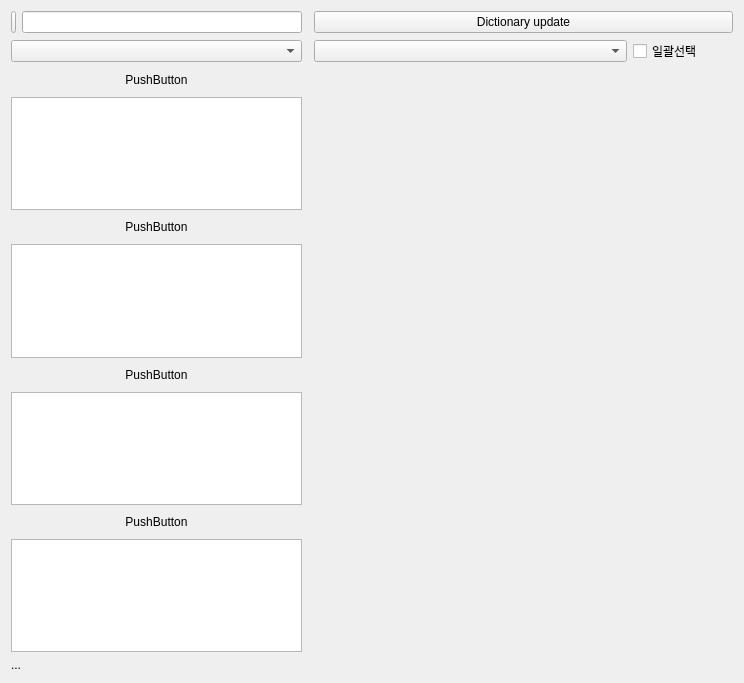
<?xml version="1.0" encoding="UTF-8"?>
<ui version="4.0">
 <class>Dialog</class>
 <widget class="QDialog" name="Dialog">
  <property name="geometry">
   <rect>
    <x>0</x>
    <y>0</y>
    <width>744</width>
    <height>683</height>
   </rect>
  </property>
  <property name="sizePolicy">
   <sizepolicy hsizetype="Preferred" vsizetype="Preferred">
    <horstretch>1</horstretch>
    <verstretch>1</verstretch>
   </sizepolicy>
  </property>
  <property name="windowTitle">
   <string>Dialog</string>
  </property>
  <layout class="QGridLayout" name="gridLayout_2">
   <item row="3" column="0">
    <widget class="QPushButton" name="label_1">
     <property name="text">
      <string>PushButton</string>
     </property>
     <property name="flat">
      <bool>true</bool>
     </property>
    </widget>
   </item>
   <item row="7" column="0">
    <widget class="QPushButton" name="label_3">
     <property name="text">
      <string>PushButton</string>
     </property>
     <property name="flat">
      <bool>true</bool>
     </property>
    </widget>
   </item>
   <item row="1" column="0">
    <layout class="QGridLayout" name="gridLayout">
     <item row="0" column="1">
      <widget class="QLineEdit" name="keyWord">
       <property name="sizePolicy">
        <sizepolicy hsizetype="Expanding" vsizetype="Fixed">
         <horstretch>1</horstretch>
         <verstretch>1</verstretch>
        </sizepolicy>
       </property>
       <property name="minimumSize">
        <size>
         <width>280</width>
         <height>0</height>
        </size>
       </property>
       <property name="contextMenuPolicy">
        <enum>Qt::DefaultContextMenu</enum>
       </property>
      </widget>
     </item>
     <item row="0" column="0">
      <widget class="QPushButton" name="EditButton">
       <property name="maximumSize">
        <size>
         <width>5</width>
         <height>16777215</height>
        </size>
       </property>
       <property name="focusPolicy">
        <enum>Qt::NoFocus</enum>
       </property>
       <property name="text">
        <string/>
       </property>
       <property name="iconSize">
        <size>
         <width>2</width>
         <height>20</height>
        </size>
       </property>
      </widget>
     </item>
    </layout>
   </item>
   <item row="10" column="0">
    <widget class="QTextBrowser" name="browser_3"/>
   </item>
   <item row="3" column="2" rowspan="8">
    <widget class="QLabel" name="ImageViewer">
     <property name="enabled">
      <bool>true</bool>
     </property>
     <property name="sizePolicy">
      <sizepolicy hsizetype="Ignored" vsizetype="Ignored">
       <horstretch>2</horstretch>
       <verstretch>1</verstretch>
      </sizepolicy>
     </property>
     <property name="minimumSize">
      <size>
       <width>0</width>
       <height>0</height>
      </size>
     </property>
     <property name="baseSize">
      <size>
       <width>0</width>
       <height>0</height>
      </size>
     </property>
     <property name="text">
      <string/>
     </property>
     <property name="pixmap">
      <pixmap>image/0.png</pixmap>
     </property>
     <property name="scaledContents">
      <bool>true</bool>
     </property>
    </widget>
   </item>
   <item row="2" column="0">
    <widget class="QComboBox" name="columnComboBox"/>
   </item>
   <item row="6" column="0">
    <widget class="QTextBrowser" name="browser_1"/>
   </item>
   <item row="4" column="0">
    <widget class="QListWidget" name="title"/>
   </item>
   <item row="5" column="0">
    <widget class="QPushButton" name="label_2">
     <property name="text">
      <string>PushButton</string>
     </property>
     <property name="flat">
      <bool>true</bool>
     </property>
    </widget>
   </item>
   <item row="2" column="2">
    <layout class="QGridLayout" name="gridLayout_3">
     <item row="0" column="1">
      <widget class="QCheckBox" name="categoryCheckBox">
       <property name="sizePolicy">
        <sizepolicy hsizetype="Ignored" vsizetype="Fixed">
         <horstretch>0</horstretch>
         <verstretch>0</verstretch>
        </sizepolicy>
       </property>
       <property name="maximumSize">
        <size>
         <width>100</width>
         <height>16777215</height>
        </size>
       </property>
       <property name="focusPolicy">
        <enum>Qt::NoFocus</enum>
       </property>
       <property name="text">
        <string>일괄선택</string>
       </property>
       <property name="checked">
        <bool>false</bool>
       </property>
      </widget>
     </item>
     <item row="0" column="0">
      <widget class="QComboBox" name="categoryComboBox">
       <property name="sizePolicy">
        <sizepolicy hsizetype="Ignored" vsizetype="Fixed">
         <horstretch>0</horstretch>
         <verstretch>0</verstretch>
        </sizepolicy>
       </property>
      </widget>
     </item>
    </layout>
   </item>
   <item row="9" column="0">
    <widget class="QPushButton" name="label_4">
     <property name="text">
      <string>PushButton</string>
     </property>
     <property name="flat">
      <bool>true</bool>
     </property>
    </widget>
   </item>
   <item row="1" column="2">
    <widget class="QPushButton" name="updateButton">
     <property name="sizePolicy">
      <sizepolicy hsizetype="Ignored" vsizetype="Fixed">
       <horstretch>0</horstretch>
       <verstretch>0</verstretch>
      </sizepolicy>
     </property>
     <property name="focusPolicy">
      <enum>Qt::NoFocus</enum>
     </property>
     <property name="text">
      <string>Dictionary update</string>
     </property>
    </widget>
   </item>
   <item row="8" column="0">
    <widget class="QTextBrowser" name="browser_2"/>
   </item>
   <item row="11" column="0" colspan="3">
    <widget class="QLabel" name="terminal">
     <property name="text">
      <string>...</string>
     </property>
    </widget>
   </item>
  </layout>
 </widget>
 <resources/>
 <connections/>
</ui>
